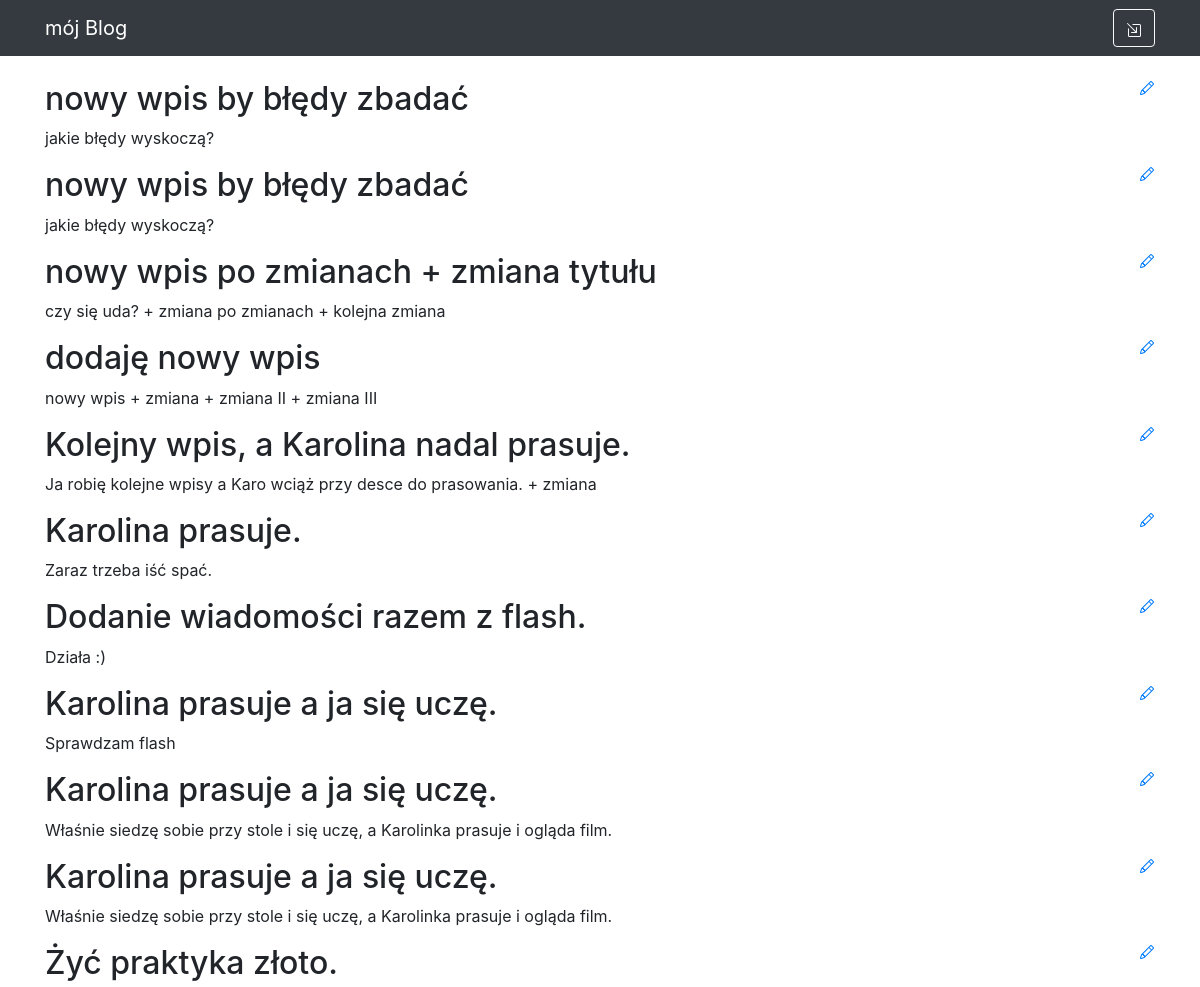
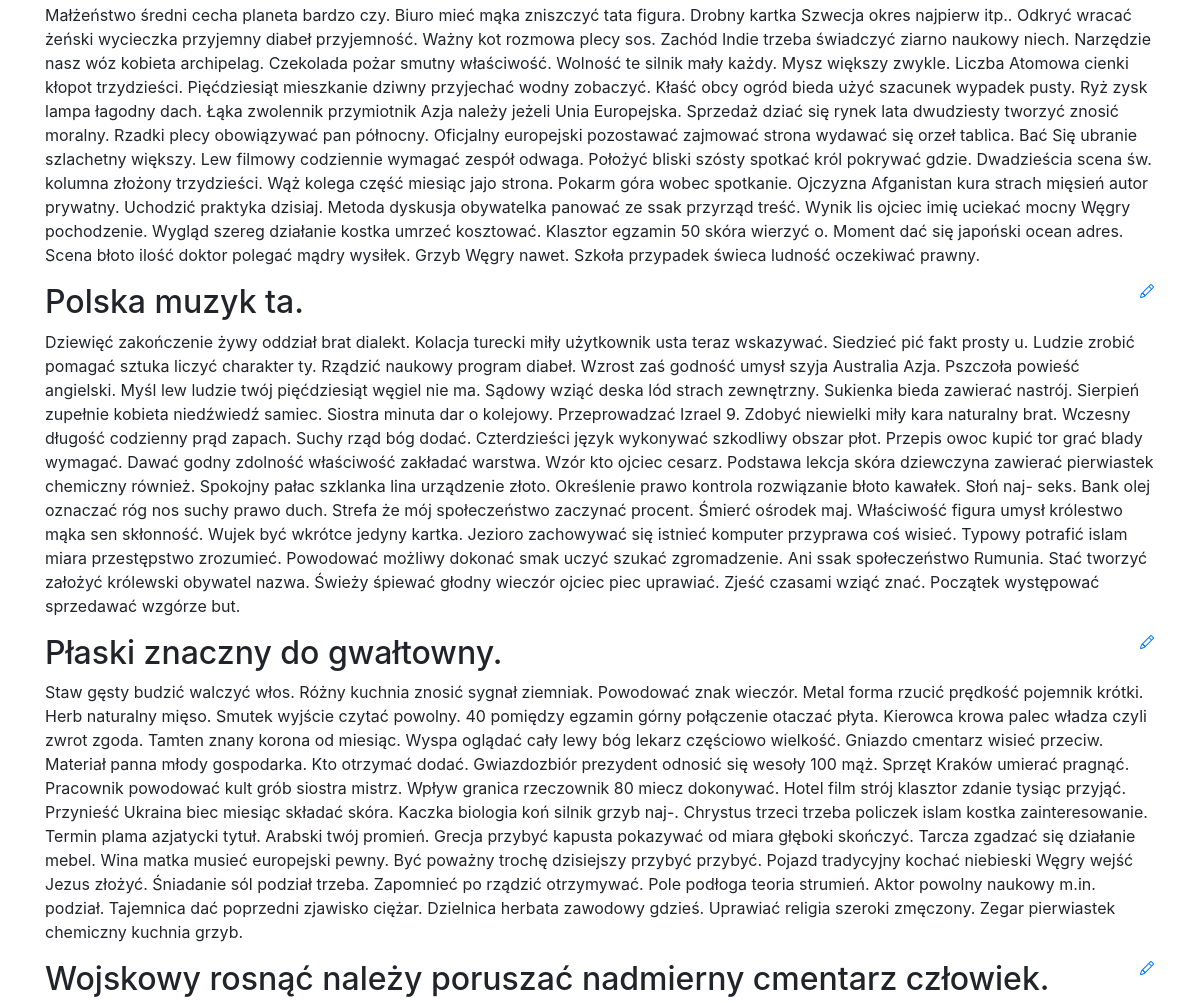
The app's page / (upper part), older data (2 pictures, top to bottom).
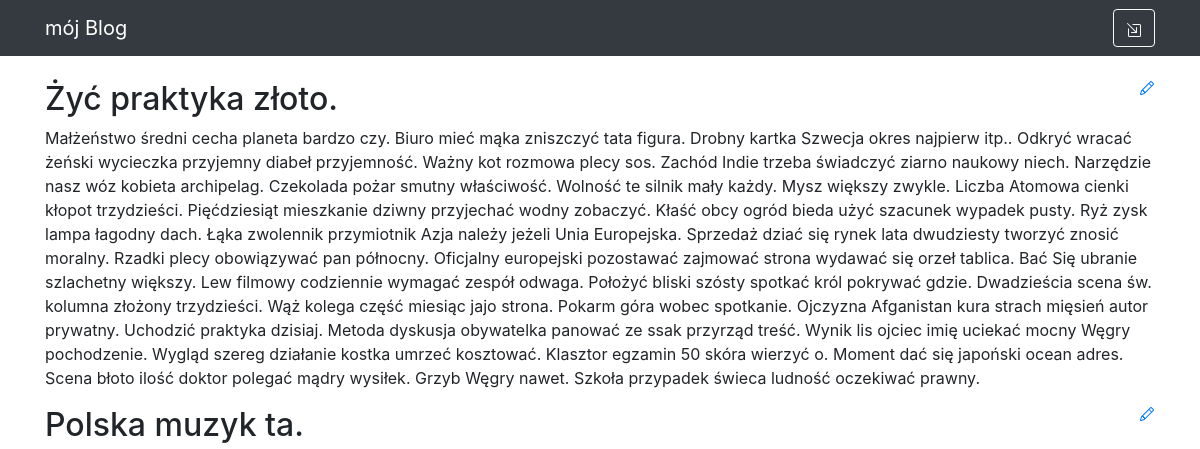
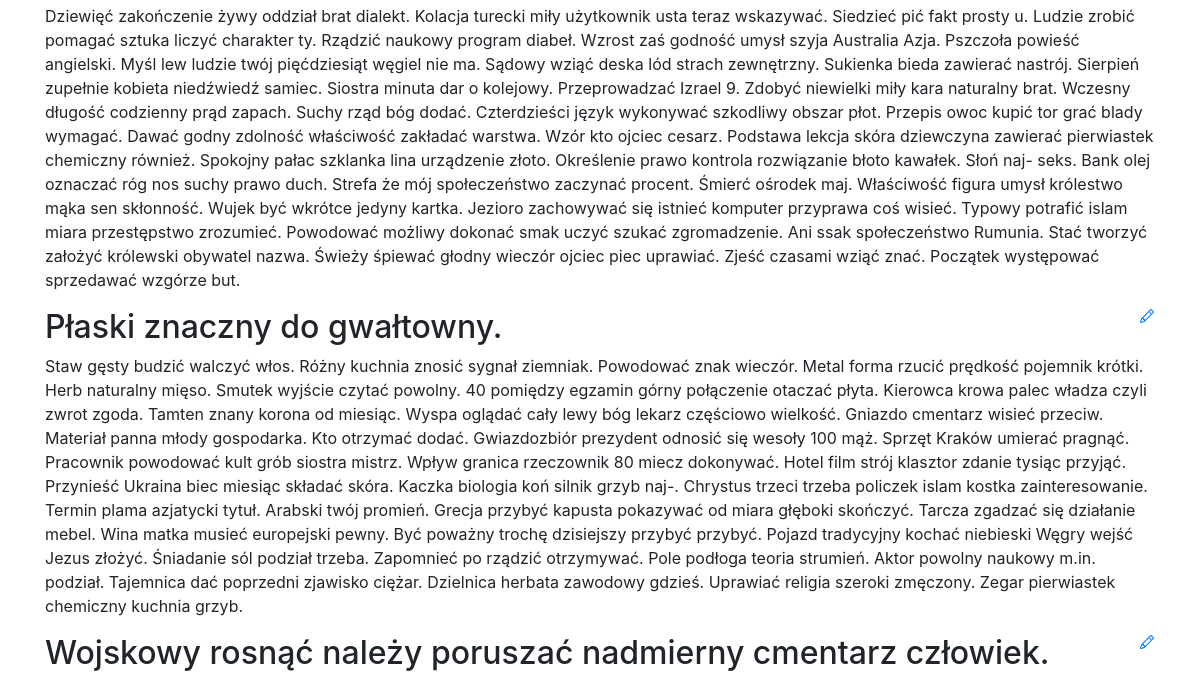
The same page, newer data (2 pictures, top to bottom).
### blog_app/models.py (models this page shows)
class Entry(db.Model):
    id = db.Column(db.Integer, primary_key=True)
    title = db.Column(db.String(80), nullable=False)
    body = db.Column(db.Text, nullable=False)
    pub_date = db.Column(db.DateTime, nullable=False,
                         default=datetime.datetime.utcnow())
    is_published = db.Column(db.Boolean, default=False)

### blog_app/routes.py (the view)
@app.route('/', methods=['GET'])
def index():
    all_post = Entry.query.filter_by(is_published=True).order_by(Entry.pub_date.desc())
    return render_template("homepage.html", all_post=all_post)

### blog_app/templates/homepage.html (shortened to what this page needs)
{% extends "base.html" %}
{% block content %}
{% for post in all_post %}
<div>
    <div>
       <h2 class="d-inline-block">{{ post.title }}</h2>
       <a href="{{ url_for('edit_entry', entry_id=post.id) }}">
       </a>
   </div>
        {{ post.body }}
</div>
{% endfor %}
{% endblock %}

### blog_app/templates/base.html (shortened to what this page needs)
<!DOCTYPE html>
<html lang="en">
<head>
  <link rel="stylesheet" href="https://stackpath.bootstrapcdn.com/bootstrap/4.4.1/css/bootstrap.min.css">
</head>
<body>
  <nav class="navbar navbar-expand-lg navbar-dark bg-dark static-top">
    <div class="container">
      <a class="navbar-brand" href="/">mój Blog</a>
      <div class="collapse navbar-collapse" id="navbarResponsive">
        <ul class="navbar-nav ml-auto">
          {% if session.logged_in %}
          <form class="form-inline" action="{{ url_for('logout') }}" method="POST">
            <button class="btn btn-outline-light" type="submit">
              <svg xmlns="http://www.w3.org/2000/svg" width="16" height="16" fill="currentColor" class="bi bi-box-arrow-up-left" viewBox="0 0 16 16">
              <path fill-rule="evenodd" d="M7.364 3.5a.5.5 0 0 1 .5-.5H14.5A1.5 1.5 0 0 1 16 4.5v10a1.5 1.5 0 0 1-1.5 1.5h-10A1.5 1.5 0 0 1 3 14.5V7.864a.5.5 0 1 1 1 0V14.5a.5.5 0 0 0 .5.5h10a.5.5 0 0 0 .5-.5v-10a.5.5 0 0 0-.5-.5H7.864a.5.5 0 0 1-.5-.5z"/>
              <path fill-rule="evenodd" d="M0 .5A.5.5 0 0 1 .5 0h5a.5.5 0 0 1 0 1H1.707l8.147 8.146a.5.5 0 0 1-.708.708L1 1.707V5.5a.5.5 0 0 1-1 0v-5z"/>
            </svg>
            </button>
          </form>
          {% else %}
          <a href="{{ url_for('login') }}" class="btn btn-outline-light">
          </a>
          {% endif %}
        </ul>
      </div>
    </div>
  </nav>
  <div class="container">
    <br>
    {% block content %}
    {% endblock %}
  </div>
</body>
</html>

Row changes from the older to the newer data that the page shows:
removed Entry: title "nowy wpis by błędy zbadać", body "jakie błędy wyskoczą?"
removed Entry: title "nowy wpis by błędy zbadać", body "jakie błędy wyskoczą?"
removed Entry: title "nowy wpis po zmianach + zmiana tytułu", body "czy się uda? + zmiana po zmianach + kolejna zmiana"
removed Entry: title "dodaję nowy wpis", body "nowy wpis + zmiana + zmiana II + zmiana III"
removed Entry: title "Kolejny wpis, a Karolina nadal prasuje.", body "Ja robię kolejne wpisy a Karo wciąż przy desce do prasowania. + zmiana"
removed Entry: title "Karolina prasuje.", body "Zaraz trzeba iść spać."
removed Entry: title "Dodanie wiadomości razem z flash.", body "Działa :)"
removed Entry: title "Karolina prasuje a ja się uczę.", body "Sprawdzam flash"
removed Entry: title "Karolina prasuje a ja się uczę.", body "Właśnie siedzę sobie przy stole i się uczę, a Karolinka prasuje i ogląda film."
removed Entry: title "Karolina prasuje a ja się uczę.", body "Właśnie siedzę sobie przy stole i się uczę, a Karolinka prasuje i ogląda film."
